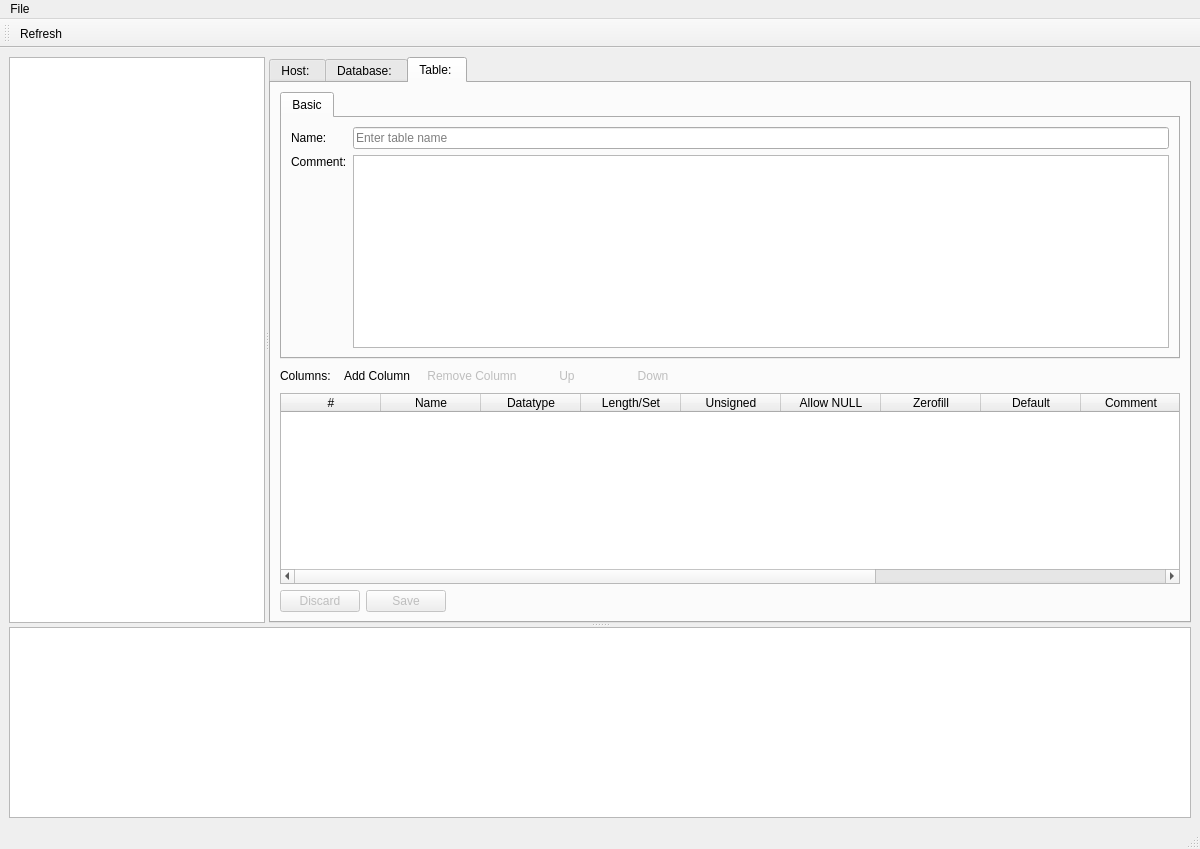
<?xml version="1.0" encoding="UTF-8"?>
<ui version="4.0">
 <class>MainWindow</class>
 <widget class="QMainWindow" name="MainWindow">
  <property name="geometry">
   <rect>
    <x>0</x>
    <y>0</y>
    <width>1200</width>
    <height>849</height>
   </rect>
  </property>
  <property name="sizePolicy">
   <sizepolicy hsizetype="Expanding" vsizetype="Maximum">
    <horstretch>0</horstretch>
    <verstretch>0</verstretch>
   </sizepolicy>
  </property>
  <property name="baseSize">
   <size>
    <width>200</width>
    <height>0</height>
   </size>
  </property>
  <property name="windowTitle">
   <string>pyHeidi</string>
  </property>
  <property name="windowIcon">
   <iconset resource="resources.qrc">
    <normaloff>:/icons/resources/icons/heidi.ico</normaloff>:/icons/resources/icons/heidi.ico</iconset>
  </property>
  <widget class="QWidget" name="centralwidget">
   <layout class="QVBoxLayout" name="verticalLayout">
    <item>
     <widget class="QSplitter" name="splitter_2">
      <property name="orientation">
       <enum>Qt::Vertical</enum>
      </property>
      <widget class="QSplitter" name="splitter">
       <property name="orientation">
        <enum>Qt::Horizontal</enum>
       </property>
       <widget class="QTreeWidget" name="databaseTree">
        <property name="sizePolicy">
         <sizepolicy hsizetype="Expanding" vsizetype="Expanding">
          <horstretch>0</horstretch>
          <verstretch>0</verstretch>
         </sizepolicy>
        </property>
        <property name="maximumSize">
         <size>
          <width>16777215</width>
          <height>16777215</height>
         </size>
        </property>
        <property name="baseSize">
         <size>
          <width>350</width>
          <height>0</height>
         </size>
        </property>
        <property name="layoutDirection">
         <enum>Qt::LeftToRight</enum>
        </property>
        <property name="rootIsDecorated">
         <bool>false</bool>
        </property>
        <property name="uniformRowHeights">
         <bool>true</bool>
        </property>
        <property name="headerHidden">
         <bool>true</bool>
        </property>
        <property name="columnCount">
         <number>1</number>
        </property>
        <column>
         <property name="text">
          <string notr="true">1</string>
         </property>
        </column>
       </widget>
       <widget class="QTabWidget" name="twMachineTabs">
        <property name="sizePolicy">
         <sizepolicy hsizetype="Expanding" vsizetype="Expanding">
          <horstretch>1</horstretch>
          <verstretch>0</verstretch>
         </sizepolicy>
        </property>
        <property name="tabShape">
         <enum>QTabWidget::Rounded</enum>
        </property>
        <property name="currentIndex">
         <number>2</number>
        </property>
        <widget class="QWidget" name="machineTab">
         <attribute name="icon">
          <iconset>
           <normalon>:/icons/resources/icons/computer.png</normalon>
          </iconset>
         </attribute>
         <attribute name="title">
          <string>Host: </string>
         </attribute>
         <layout class="QVBoxLayout" name="verticalLayout_3">
          <item>
           <widget class="QTabWidget" name="processListTab">
            <property name="currentIndex">
             <number>0</number>
            </property>
            <widget class="QWidget" name="tab">
             <attribute name="icon">
              <iconset resource="resources.qrc">
               <normaloff>:/icons/resources/icons/resultset_next.png</normaloff>:/icons/resources/icons/resultset_next.png</iconset>
             </attribute>
             <attribute name="title">
              <string>Processes</string>
             </attribute>
             <layout class="QVBoxLayout" name="verticalLayout_4">
              <item>
               <widget class="QTreeWidget" name="processListTree">
                <property name="sortingEnabled">
                 <bool>true</bool>
                </property>
                <column>
                 <property name="text">
                  <string>id</string>
                 </property>
                </column>
                <column>
                 <property name="text">
                  <string>User</string>
                 </property>
                </column>
                <column>
                 <property name="text">
                  <string>Host</string>
                 </property>
                </column>
                <column>
                 <property name="text">
                  <string>DB</string>
                 </property>
                </column>
                <column>
                 <property name="text">
                  <string>Command</string>
                 </property>
                </column>
                <column>
                 <property name="text">
                  <string>Time</string>
                 </property>
                </column>
                <column>
                 <property name="text">
                  <string>State</string>
                 </property>
                </column>
                <column>
                 <property name="text">
                  <string>Info</string>
                 </property>
                </column>
               </widget>
              </item>
             </layout>
            </widget>
            <widget class="QWidget" name="hostTabDB">
             <attribute name="icon">
              <iconset>
               <normalon>:/icons/resources/icons/database.png</normalon>
              </iconset>
             </attribute>
             <attribute name="title">
              <string>Databases (0)</string>
             </attribute>
             <layout class="QVBoxLayout" name="verticalLayout_2">
              <item>
               <widget class="QTableWidget" name="tableWidget">
                <column>
                 <property name="text">
                  <string>Database</string>
                 </property>
                </column>
                <column>
                 <property name="text">
                  <string>Size</string>
                 </property>
                </column>
                <column>
                 <property name="text">
                  <string>Items</string>
                 </property>
                </column>
                <column>
                 <property name="text">
                  <string>Last Modification</string>
                 </property>
                </column>
                <column>
                 <property name="text">
                  <string>Tables</string>
                 </property>
                </column>
                <column>
                 <property name="text">
                  <string>Views</string>
                 </property>
                </column>
                <column>
                 <property name="text">
                  <string>Functions</string>
                 </property>
                </column>
                <column>
                 <property name="text">
                  <string>Procedures</string>
                 </property>
                </column>
                <column>
                 <property name="text">
                  <string>Triggers</string>
                 </property>
                </column>
                <column>
                 <property name="text">
                  <string>Events</string>
                 </property>
                </column>
                <column>
                 <property name="text">
                  <string>Default Collation</string>
                 </property>
                </column>
               </widget>
              </item>
             </layout>
            </widget>
           </widget>
          </item>
         </layout>
        </widget>
        <widget class="QWidget" name="databaseTab">
         <attribute name="icon">
          <iconset resource="resources.qrc">
           <normaloff>:/icons/resources/icons/database.png</normaloff>:/icons/resources/icons/database.png</iconset>
         </attribute>
         <attribute name="title">
          <string>Database: </string>
         </attribute>
         <layout class="QHBoxLayout" name="horizontalLayout">
          <item>
           <widget class="QTableWidget" name="databaseInfoTable">
            <property name="editTriggers">
             <set>QAbstractItemView::NoEditTriggers</set>
            </property>
            <property name="alternatingRowColors">
             <bool>false</bool>
            </property>
            <property name="selectionMode">
             <enum>QAbstractItemView::SingleSelection</enum>
            </property>
            <property name="selectionBehavior">
             <enum>QAbstractItemView::SelectRows</enum>
            </property>
            <property name="sortingEnabled">
             <bool>true</bool>
            </property>
            <property name="cornerButtonEnabled">
             <bool>false</bool>
            </property>
            <attribute name="horizontalHeaderDefaultSectionSize">
             <number>80</number>
            </attribute>
            <attribute name="horizontalHeaderHighlightSections">
             <bool>false</bool>
            </attribute>
            <attribute name="horizontalHeaderMinimumSectionSize">
             <number>50</number>
            </attribute>
            <attribute name="horizontalHeaderStretchLastSection">
             <bool>true</bool>
            </attribute>
            <attribute name="verticalHeaderVisible">
             <bool>false</bool>
            </attribute>
            <attribute name="verticalHeaderDefaultSectionSize">
             <number>20</number>
            </attribute>
            <attribute name="verticalHeaderMinimumSectionSize">
             <number>15</number>
            </attribute>
            <column>
             <property name="text">
              <string>Name</string>
             </property>
            </column>
            <column>
             <property name="text">
              <string>Rows</string>
             </property>
            </column>
            <column>
             <property name="text">
              <string>Size</string>
             </property>
            </column>
            <column>
             <property name="text">
              <string>Created</string>
             </property>
            </column>
            <column>
             <property name="text">
              <string>Updated</string>
             </property>
            </column>
            <column>
             <property name="text">
              <string>Engine</string>
             </property>
            </column>
            <column>
             <property name="text">
              <string>Comment</string>
             </property>
            </column>
            <column>
             <property name="text">
              <string>Type</string>
             </property>
            </column>
           </widget>
          </item>
         </layout>
        </widget>
        <widget class="QWidget" name="tableTab">
         <attribute name="icon">
          <iconset resource="resources.qrc">
           <normaloff>:/icons/resources/icons/table.png</normaloff>:/icons/resources/icons/table.png</iconset>
         </attribute>
         <attribute name="title">
          <string>Table: </string>
         </attribute>
         <layout class="QVBoxLayout" name="verticalLayout_5">
          <item>
           <widget class="QTabWidget" name="tableTabs">
            <property name="currentIndex">
             <number>0</number>
            </property>
            <widget class="QWidget" name="tableTabsBasic">
             <attribute name="icon">
              <iconset resource="resources.qrc">
               <normaloff>:/icons/resources/icons/table.png</normaloff>:/icons/resources/icons/table.png</iconset>
             </attribute>
             <attribute name="title">
              <string>Basic</string>
             </attribute>
             <layout class="QHBoxLayout" name="horizontalLayout_5">
              <item>
               <layout class="QGridLayout" name="gridLayout_3">
                <item row="0" column="0">
                 <widget class="QLabel" name="label_2">
                  <property name="text">
                   <string>Name:</string>
                  </property>
                 </widget>
                </item>
                <item row="0" column="1">
                 <widget class="QLineEdit" name="tableName">
                  <property name="placeholderText">
                   <string>Enter table name</string>
                  </property>
                 </widget>
                </item>
                <item row="1" column="0">
                 <widget class="QLabel" name="label_3">
                  <property name="text">
                   <string>Comment:</string>
                  </property>
                  <property name="alignment">
                   <set>Qt::AlignLeading|Qt::AlignLeft|Qt::AlignTop</set>
                  </property>
                 </widget>
                </item>
                <item row="1" column="1">
                 <widget class="QPlainTextEdit" name="tableComment"/>
                </item>
               </layout>
              </item>
             </layout>
             <zorder></zorder>
            </widget>
           </widget>
          </item>
          <item>
           <layout class="QHBoxLayout" name="_2">
            <item>
             <widget class="QLabel" name="label">
              <property name="text">
               <string>Columns:</string>
              </property>
             </widget>
            </item>
            <item>
             <widget class="QPushButton" name="addColumnButton">
              <property name="text">
               <string>Add Column</string>
              </property>
              <property name="icon">
               <iconset resource="resources.qrc">
                <normaloff>:/icons/resources/icons/add.png</normaloff>:/icons/resources/icons/add.png</iconset>
              </property>
              <property name="flat">
               <bool>true</bool>
              </property>
             </widget>
            </item>
            <item>
             <widget class="QPushButton" name="removeColumnButton">
              <property name="enabled">
               <bool>false</bool>
              </property>
              <property name="text">
               <string>Remove Column</string>
              </property>
              <property name="icon">
               <iconset resource="resources.qrc">
                <normaloff>:/icons/resources/icons/delete.png</normaloff>:/icons/resources/icons/delete.png</iconset>
              </property>
              <property name="flat">
               <bool>true</bool>
              </property>
             </widget>
            </item>
            <item>
             <widget class="QPushButton" name="moveColumnUpButton">
              <property name="enabled">
               <bool>false</bool>
              </property>
              <property name="text">
               <string>Up</string>
              </property>
              <property name="icon">
               <iconset resource="resources.qrc">
                <normaloff>:/icons/resources/icons/resultset_up.png</normaloff>:/icons/resources/icons/resultset_up.png</iconset>
              </property>
              <property name="flat">
               <bool>true</bool>
              </property>
             </widget>
            </item>
            <item>
             <widget class="QPushButton" name="moveColumnDownButton">
              <property name="enabled">
               <bool>false</bool>
              </property>
              <property name="text">
               <string>Down</string>
              </property>
              <property name="icon">
               <iconset resource="resources.qrc">
                <normaloff>:/icons/resources/icons/resultset_down.png</normaloff>:/icons/resources/icons/resultset_down.png</iconset>
              </property>
              <property name="flat">
               <bool>true</bool>
              </property>
             </widget>
            </item>
            <item>
             <spacer name="horizontalSpacer">
              <property name="orientation">
               <enum>Qt::Horizontal</enum>
              </property>
              <property name="sizeHint" stdset="0">
               <size>
                <width>0</width>
                <height>0</height>
               </size>
              </property>
             </spacer>
            </item>
           </layout>
          </item>
          <item>
           <widget class="QTableWidget" name="tableInfoTable">
            <property name="selectionMode">
             <enum>QAbstractItemView::SingleSelection</enum>
            </property>
            <property name="selectionBehavior">
             <enum>QAbstractItemView::SelectRows</enum>
            </property>
            <attribute name="verticalHeaderVisible">
             <bool>false</bool>
            </attribute>
            <column>
             <property name="text">
              <string>#</string>
             </property>
            </column>
            <column>
             <property name="text">
              <string>Name</string>
             </property>
            </column>
            <column>
             <property name="text">
              <string>Datatype</string>
             </property>
            </column>
            <column>
             <property name="text">
              <string>Length/Set</string>
             </property>
            </column>
            <column>
             <property name="text">
              <string>Unsigned</string>
             </property>
            </column>
            <column>
             <property name="text">
              <string>Allow NULL</string>
             </property>
            </column>
            <column>
             <property name="text">
              <string>Zerofill</string>
             </property>
            </column>
            <column>
             <property name="text">
              <string>Default</string>
             </property>
            </column>
            <column>
             <property name="text">
              <string>Comment</string>
             </property>
            </column>
            <column>
             <property name="text">
              <string>Collation</string>
             </property>
            </column>
            <column>
             <property name="text">
              <string>Expression</string>
             </property>
            </column>
            <column>
             <property name="text">
              <string>Virtuality</string>
             </property>
            </column>
           </widget>
          </item>
          <item>
           <layout class="QHBoxLayout" name="horizontalLayout_2">
            <item>
             <widget class="QPushButton" name="discardTableButton">
              <property name="enabled">
               <bool>false</bool>
              </property>
              <property name="text">
               <string>Discard</string>
              </property>
             </widget>
            </item>
            <item>
             <widget class="QPushButton" name="saveTableButton">
              <property name="enabled">
               <bool>false</bool>
              </property>
              <property name="text">
               <string>Save</string>
              </property>
             </widget>
            </item>
            <item>
             <spacer name="horizontalSpacer_2">
              <property name="orientation">
               <enum>Qt::Horizontal</enum>
              </property>
              <property name="sizeHint" stdset="0">
               <size>
                <width>40</width>
                <height>20</height>
               </size>
              </property>
             </spacer>
            </item>
           </layout>
          </item>
         </layout>
        </widget>
       </widget>
      </widget>
      <widget class="QTextEdit" name="txtStatus">
       <property name="sizePolicy">
        <sizepolicy hsizetype="Preferred" vsizetype="Expanding">
         <horstretch>0</horstretch>
         <verstretch>0</verstretch>
        </sizepolicy>
       </property>
       <property name="font">
        <font>
         <weight>75</weight>
         <bold>true</bold>
        </font>
       </property>
       <property name="textInteractionFlags">
        <set>Qt::TextSelectableByKeyboard|Qt::TextSelectableByMouse</set>
       </property>
      </widget>
     </widget>
    </item>
   </layout>
  </widget>
  <widget class="QMenuBar" name="menubar">
   <property name="geometry">
    <rect>
     <x>0</x>
     <y>0</y>
     <width>1200</width>
     <height>25</height>
    </rect>
   </property>
   <widget class="QMenu" name="menuFile">
    <property name="title">
     <string>File</string>
    </property>
    <addaction name="actionSession_Manager"/>
    <addaction name="separator"/>
    <addaction name="actionExit"/>
   </widget>
   <addaction name="menuFile"/>
  </widget>
  <widget class="QStatusBar" name="statusbar"/>
  <widget class="QToolBar" name="toolBar">
   <property name="windowTitle">
    <string>toolBar</string>
   </property>
   <attribute name="toolBarArea">
    <enum>TopToolBarArea</enum>
   </attribute>
   <attribute name="toolBarBreak">
    <bool>false</bool>
   </attribute>
   <addaction name="actionRefresh"/>
  </widget>
  <action name="actionSession_Manager">
   <property name="text">
    <string>Session Manager</string>
   </property>
  </action>
  <action name="actionExit">
   <property name="text">
    <string>Exit</string>
   </property>
  </action>
  <action name="actionRefresh">
   <property name="icon">
    <iconset resource="resources.qrc">
     <normaloff>:/icons/resources/icons/arrow_refresh.png</normaloff>:/icons/resources/icons/arrow_refresh.png</iconset>
   </property>
   <property name="text">
    <string>Refresh</string>
   </property>
   <property name="shortcut">
    <string>F5</string>
   </property>
  </action>
 </widget>
 <resources>
  <include location="resources.qrc"/>
 </resources>
 <connections/>
</ui>
